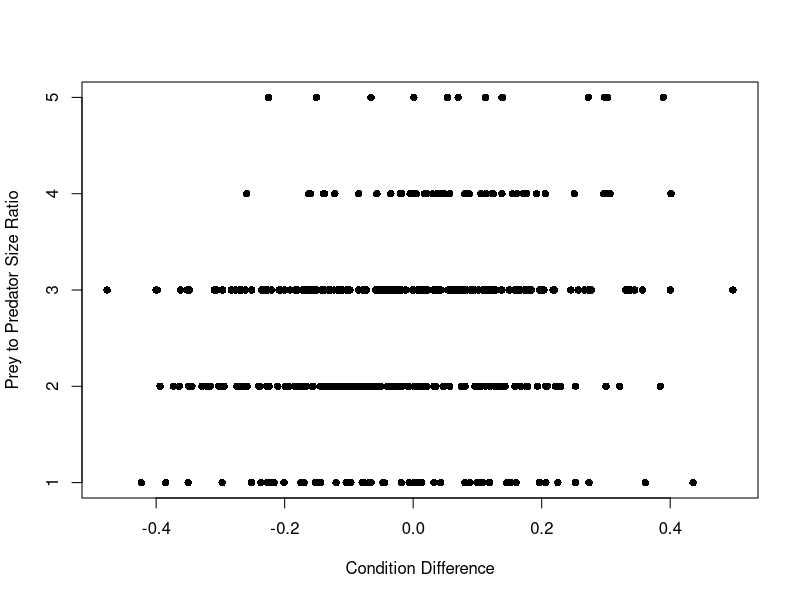

The R source for this figure: (Note: this script raises an error after producing the figure.)
setwd('~/Desktop/Evolution/Tasks/Final_Project')
read.csv("Data Set Final.csv", stringsAsFactors = F)
data <- read.csv("Data Set Final.csv", stringsAsFactors = F)
plot(data, xlab="Condition Difference", ylab= "Prey to Predator Size Ratio", pch = 16)
test <- cor.test(x = data$Condition.Difference, y = data$PPSR, method = "pearson")
test$estimate
#the pearson test shows the correlation between the two variables, which is 0.203474, meaning there is not a strong correlation between the condition difference and the prey-to predator size ratio.
cor.test(x = data$Condition.Difference, y = data$PPSR, method = "")
